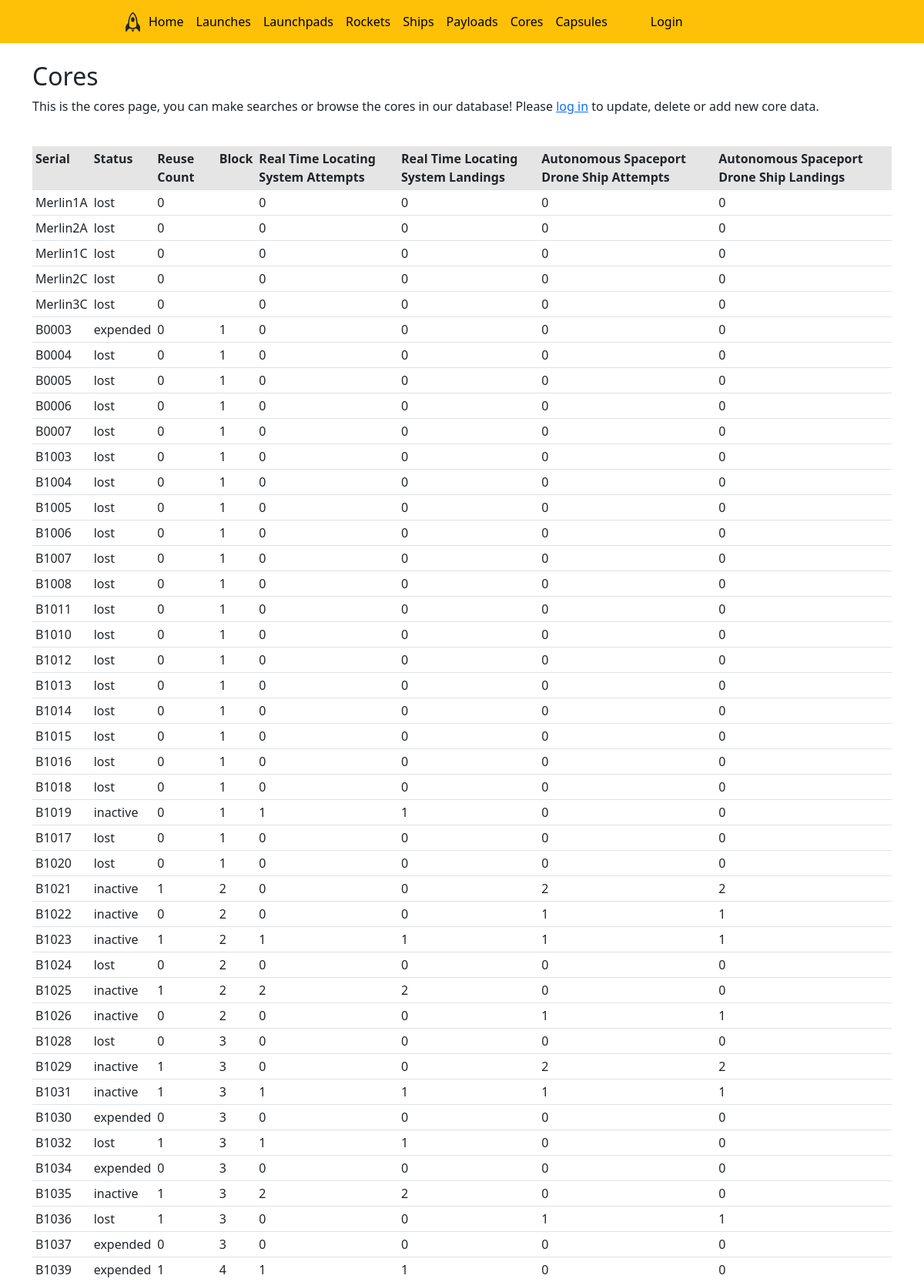
/cores (upper part), run on the app's committed database.
### tables this page shows
CREATE TABLE cores (core_id TEXT PRIMARY KEY, serial TEXT, status TEXT, reuse_count INTEGER, block INTEGER, rtls_attempts INTEGER, rtls_landings INTEGER, asds_attempts INTEGER, asds_landings INTEGER);

### website/views.py (the view)
@views.route('/cores', methods=['GET', 'POST'])
def cores():
    core_data = database.get_cores()
    return render_template("cores.html", cores=core_data, core_form = forms.CoresForm())

### website/database.py (called while the page is built)
def get_cores():
    with sqlite3.connect(db_location) as con:
        con.row_factory = sqlite3.Row
        cur = con.cursor()
        return cur.execute(
            "SELECT * FROM cores"
            ).fetchall()

### website/templates/cores.html (shortened to what this page needs)
{% extends "base.html" %}
{% block content %}
<br/>
<header>
<h2> Cores </h2>
<p>
    This is the cores page, you can make searches or browse the cores in our database!
    {% if not current_user.is_admin %} Please <a href="/login">log in</a> to update, delete or add new core data. {% endif %}
</p>
<header>
<br/>
<table class = "table table-hover table-sm">
    <tr class = "table-active">
        <th>Serial</th>
        <th>Status</th>
        <th>Reuse Count</th>
        <th>Block</th>
        <th>Real Time Locating System Attempts</th>
        <th>Real Time Locating System Landings</th>
        <th>Autonomous Spaceport Drone Ship Attempts</th>
        <th>Autonomous Spaceport Drone Ship Landings</th>
    </tr>
    {% for core in cores %}
    <tr class>
        <td>
            {{core["serial"]}}
        </td>
        <td>
            {{core["status"]}}
        </td>
        <td>
            {{core["reuse_count"]}}
        </td>
        <td>
            {{core["block"]}}
        </td>
        <td>
            {{core["rtls_attempts"]}}
        </td>
        <td>
            {{core["rtls_landings"]}}
        </td>
        <td>
            {{core["asds_attempts"]}}
        </td>
        <td>
            {{core["asds_landings"]}}
        </td>
    </tr>
    {% endfor %}
</table>
{% endblock %}

### data on the page
cores: serial "Merlin1A", status "lost", reuse_count "0", rtls_attempts "0", rtls_landings "0", asds_attempts "0", asds_landings "0"
cores: serial "Merlin2A", status "lost", reuse_count "0", rtls_attempts "0", rtls_landings "0", asds_attempts "0", asds_landings "0"
cores: serial "Merlin1C", status "lost", reuse_count "0", rtls_attempts "0", rtls_landings "0", asds_attempts "0", asds_landings "0"
cores: serial "Merlin2C", status "lost", reuse_count "0", rtls_attempts "0", rtls_landings "0", asds_attempts "0", asds_landings "0"
cores: serial "Merlin3C", status "lost", reuse_count "0", rtls_attempts "0", rtls_landings "0", asds_attempts "0", asds_landings "0"
cores: serial "B0003", status "expended", reuse_count "0", block "1", rtls_attempts "0", rtls_landings "0", asds_attempts "0", asds_landings "0"
cores: serial "B0004", status "lost", reuse_count "0", block "1", rtls_attempts "0", rtls_landings "0", asds_attempts "0", asds_landings "0"
cores: serial "B0005", status "lost", reuse_count "0", block "1", rtls_attempts "0", rtls_landings "0", asds_attempts "0", asds_landings "0"
cores: serial "B0006", status "lost", reuse_count "0", block "1", rtls_attempts "0", rtls_landings "0", asds_attempts "0", asds_landings "0"
cores: serial "B0007", status "lost", reuse_count "0", block "1", rtls_attempts "0", rtls_landings "0", asds_attempts "0", asds_landings "0"
cores: serial "B1003", status "lost", reuse_count "0", block "1", rtls_attempts "0", rtls_landings "0", asds_attempts "0", asds_landings "0"
cores: serial "B1004", status "lost", reuse_count "0", block "1", rtls_attempts "0", rtls_landings "0", asds_attempts "0", asds_landings "0"
cores: serial "B1005", status "lost", reuse_count "0", block "1", rtls_attempts "0", rtls_landings "0", asds_attempts "0", asds_landings "0"
cores: serial "B1006", status "lost", reuse_count "0", block "1", rtls_attempts "0", rtls_landings "0", asds_attempts "0", asds_landings "0"
cores: serial "B1007", status "lost", reuse_count "0", block "1", rtls_attempts "0", rtls_landings "0", asds_attempts "0", asds_landings "0"
cores: serial "B1008", status "lost", reuse_count "0", block "1", rtls_attempts "0", rtls_landings "0", asds_attempts "0", asds_landings "0"
cores: serial "B1011", status "lost", reuse_count "0", block "1", rtls_attempts "0", rtls_landings "0", asds_attempts "0", asds_landings "0"
cores: serial "B1010", status "lost", reuse_count "0", block "1", rtls_attempts "0", rtls_landings "0", asds_attempts "0", asds_landings "0"
cores: serial "B1012", status "lost", reuse_count "0", block "1", rtls_attempts "0", rtls_landings "0", asds_attempts "0", asds_landings "0"
cores: serial "B1013", status "lost", reuse_count "0", block "1", rtls_attempts "0", rtls_landings "0", asds_attempts "0", asds_landings "0"
cores: serial "B1014", status "lost", reuse_count "0", block "1", rtls_attempts "0", rtls_landings "0", asds_attempts "0", asds_landings "0"
cores: serial "B1015", status "lost", reuse_count "0", block "1", rtls_attempts "0", rtls_landings "0", asds_attempts "0", asds_landings "0"
cores: serial "B1016", status "lost", reuse_count "0", block "1", rtls_attempts "0", rtls_landings "0", asds_attempts "0", asds_landings "0"
cores: serial "B1018", status "lost", reuse_count "0", block "1", rtls_attempts "0", rtls_landings "0", asds_attempts "0", asds_landings "0"
cores: serial "B1019", status "inactive", reuse_count "0", block "1", rtls_attempts "1", rtls_landings "1", asds_attempts "0", asds_landings "0"
cores: serial "B1017", status "lost", reuse_count "0", block "1", rtls_attempts "0", rtls_landings "0", asds_attempts "0", asds_landings "0"
cores: serial "B1020", status "lost", reuse_count "0", block "1", rtls_attempts "0", rtls_landings "0", asds_attempts "0", asds_landings "0"
cores: serial "B1021", status "inactive", reuse_count "1", block "2", rtls_attempts "0", rtls_landings "0", asds_attempts "2", asds_landings "2"
cores: serial "B1022", status "inactive", reuse_count "0", block "2", rtls_attempts "0", rtls_landings "0", asds_attempts "1", asds_landings "1"
cores: serial "B1023", status "inactive", reuse_count "1", block "2", rtls_attempts "1", rtls_landings "1", asds_attempts "1", asds_landings "1"
cores: serial "B1024", status "lost", reuse_count "0", block "2", rtls_attempts "0", rtls_landings "0", asds_attempts "0", asds_landings "0"
cores: serial "B1025", status "inactive", reuse_count "1", block "2", rtls_attempts "2", rtls_landings "2", asds_attempts "0", asds_landings "0"
cores: serial "B1026", status "inactive", reuse_count "0", block "2", rtls_attempts "0", rtls_landings "0", asds_attempts "1", asds_landings "1"
cores: serial "B1028", status "lost", reuse_count "0", block "3", rtls_attempts "0", rtls_landings "0", asds_attempts "0", asds_landings "0"
cores: serial "B1029", status "inactive", reuse_count "1", block "3", rtls_attempts "0", rtls_landings "0", asds_attempts "2", asds_landings "2"
cores: serial "B1031", status "inactive", reuse_count "1", block "3", rtls_attempts "1", rtls_landings "1", asds_attempts "1", asds_landings "1"
cores: serial "B1030", status "expended", reuse_count "0", block "3", rtls_attempts "0", rtls_landings "0", asds_attempts "0", asds_landings "0"
cores: serial "B1032", status "lost", reuse_count "1", block "3", rtls_attempts "1", rtls_landings "1", asds_attempts "0", asds_landings "0"
cores: serial "B1034", status "expended", reuse_count "0", block "3", rtls_attempts "0", rtls_landings "0", asds_attempts "0", asds_landings "0"
cores: serial "B1035", status "inactive", reuse_count "1", block "3", rtls_attempts "2", rtls_landings "2", asds_attempts "0", asds_landings "0"
cores: serial "B1036", status "lost", reuse_count "1", block "3", rtls_attempts "0", rtls_landings "0", asds_attempts "1", asds_landings "1"
cores: serial "B1037", status "expended", reuse_count "0", block "3", rtls_attempts "0", rtls_landings "0", asds_attempts "0", asds_landings "0"
cores: serial "B1039", status "expended", reuse_count "1", block "4", rtls_attempts "1", rtls_landings "1", asds_attempts "0", asds_landings "0"
